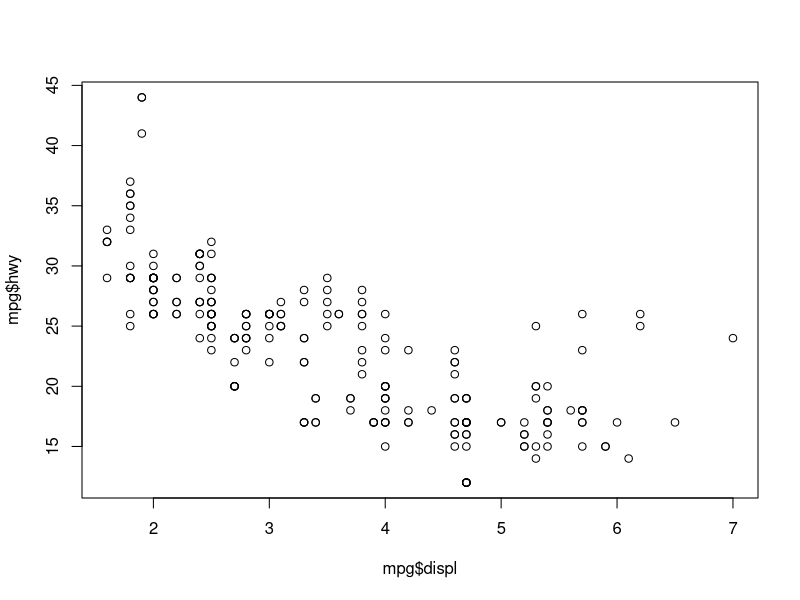
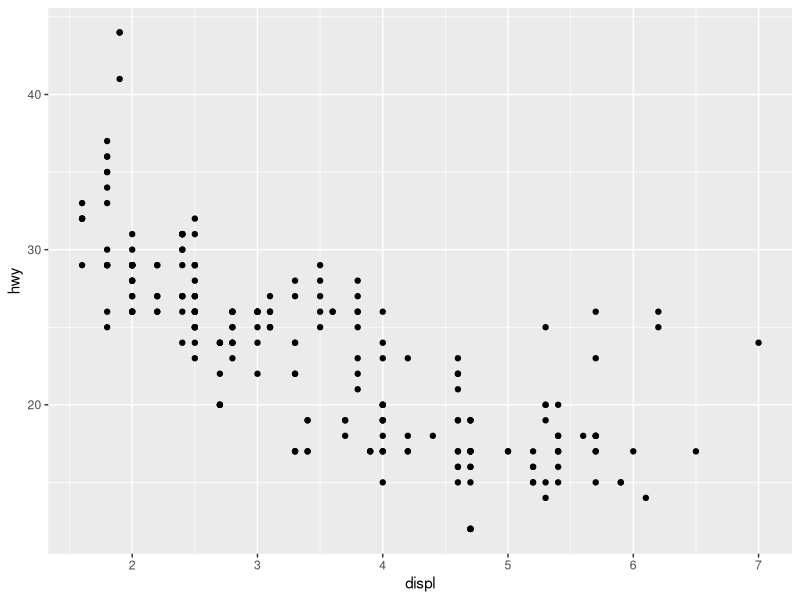
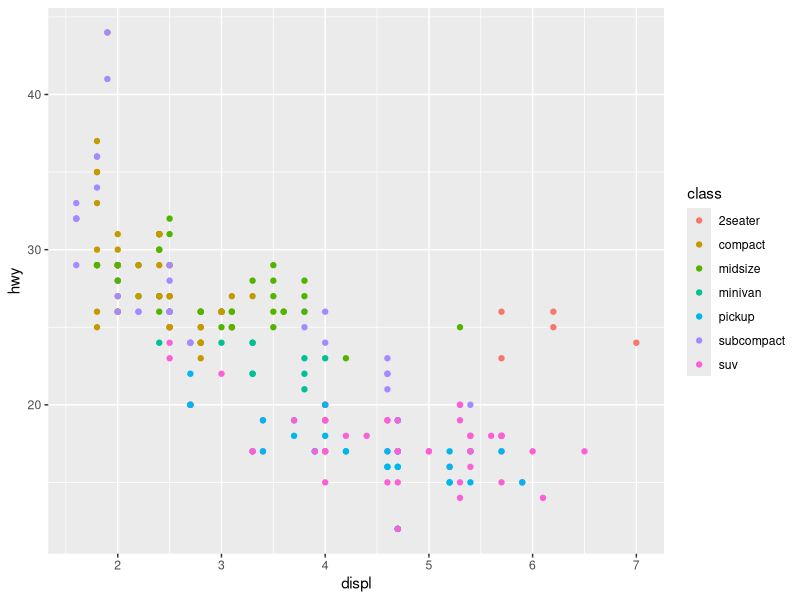
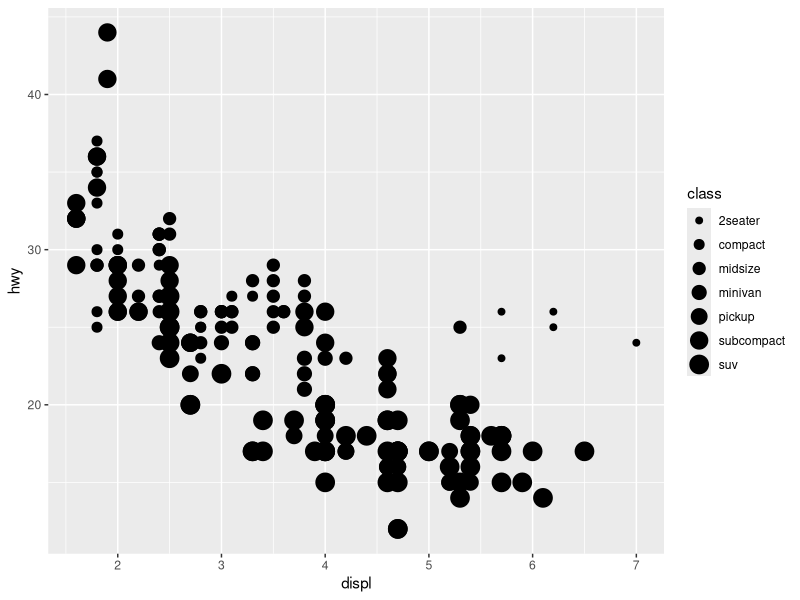
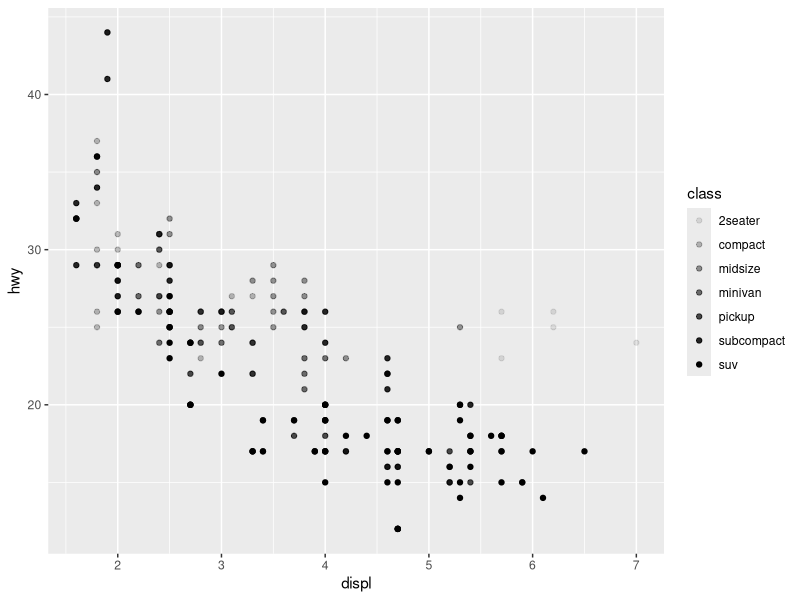
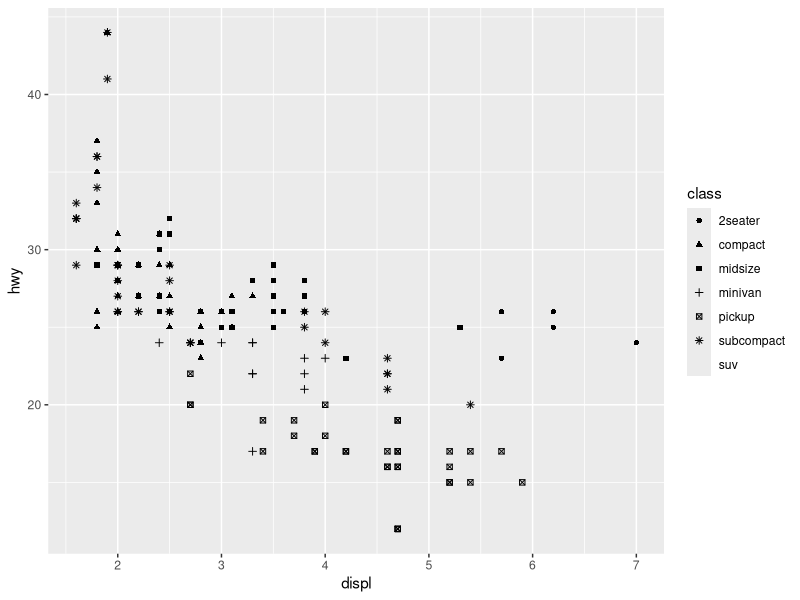
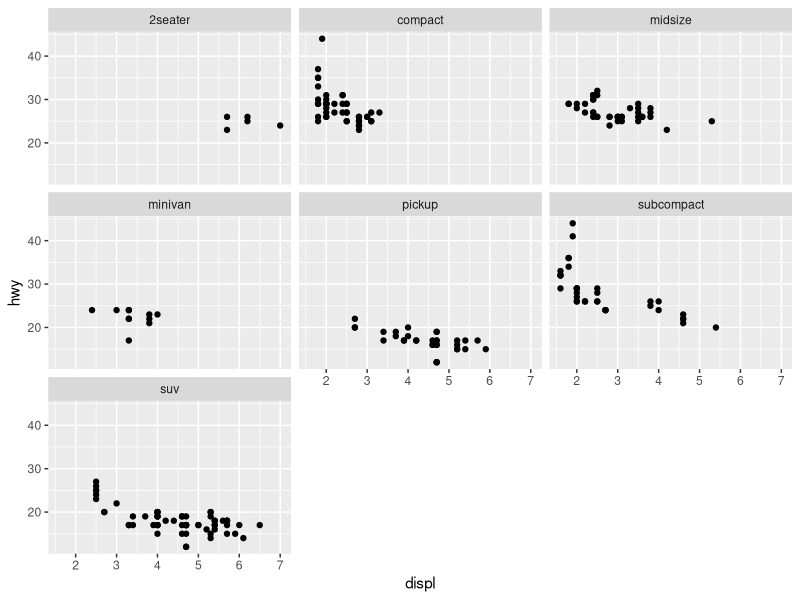
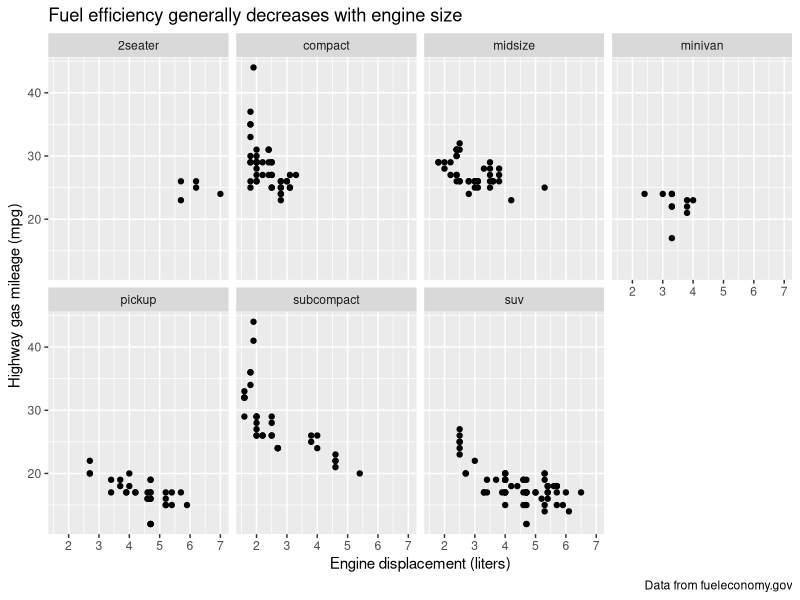

Generate these figures, in order, with R:
library(tidyverse)
library(ggplot2)

# Learning goals:
# 1) understand the grammar of graphics using ggplot2
# 2) make a scatterplot that encodes two (and then three) variables
# 3) learn about faceting: stratifying a basic plot by a third variable
# setwd("G:/UT-Austin2020-2021研究生一年级/ECO395M_DATA MININGSTAT LEARNING/homeworks/datamining_hk1/exercise")
# load the mpg data set (comes with tidyverse)
data(mpg)

# first few lines of the data set
# every row is a car, every column is a feature of that car
head(mpg)

# R's basic plotting command: plot(dataset$x, dataset$y)
plot(mpg$displ, mpg$hwy)

# Pros: simple syntax
# Cons: not that pretty, and very hard to do complex things

# We'll use ggplot2 instead
# Cons: commands are less intuitive at first
# Pros: much easier to make sophisticated, beautiful plots

# Basic structure of all statistical graphics:
# A graphic is a mapping of data variables to
# aesthetic attributes of geometric objects.
# all ggplot2 graphs have these three elements:
#   - a data set (data)
#   - a geometry (geom)
#   - an aesthetic mapping (aes)

# Below: creating a ggplot with the "grammar of graphics".
# The first layer tells ggplot where to look for variables (data)
# The second layer makes an "aesthetic mapping" (aes) from:
#   - data variable displ to aesthetic property x (horizontal location)
#   - data variable hwy to aesthetic property y (vertical location)
# It then displays the data in a scatter plot (geom_point)
ggplot(data = mpg) + geom_point(mapping = aes(x = displ, y = hwy))

####
# aesthetic mappings can get more complicated, with >2 variables.
####

# here we vary map class to point color
ggplot(data = mpg) + 
  geom_point(mapping = aes(x = displ, y = hwy, color = class))

# Lots of options for point properties that can be changed.
# Some aesthetic mappings are more effective than others!
# For example, compare the following with our use of color above...

# size of point
ggplot(data = mpg) + 
  geom_point(mapping = aes(x = displ, y = hwy, size = class))

# transparency
ggplot(data = mpg) + 
  geom_point(mapping = aes(x = displ, y = hwy, alpha = class))

# point shape
ggplot(data = mpg) + 
  geom_point(mapping = aes(x = displ, y = hwy, shape = class))


###
# facets
###

# Here we stratify a scatter plot by some third variable (here class).
# This is a more successful way to show this information than color.

# facet_wrap is added as a third layer to our plot
ggplot(data = mpg) + 
  geom_point(mapping = aes(x = displ, y = hwy)) + 
  facet_wrap(~ class, nrow = 3)

# Now adding our own title, caption, axis labels with labs()
# Here labs() is a fourth layer added to our previous plot.
ggplot(data = mpg) + 
  geom_point(mapping = aes(x = displ, y = hwy)) + 
  facet_wrap(~ class, nrow = 2) + 
  labs(
    title = "Fuel efficiency generally decreases with engine size",
    caption = "Data from fueleconomy.gov",
    x="Engine displacement (liters)",
    y="Highway gas mileage (mpg)"
  )


###
# Misc notes
###

# 1) You can save a ggplot as an R object
# try this:
p1 = ggplot(data = mpg) + 
  geom_point(mapping = aes(x = displ, y = hwy))

# Now adding a facet layer to p1
p1 + facet_wrap(~ class, nrow = 2)
p1 + facet_wrap(~ class, nrow = 1)


# 2) You can manually set an aesthetic property by
# placing it _outside_ the aes() command.
ggplot(data = mpg) + 
  geom_point(mapping = aes(x = displ, y = hwy), color = "blue")

